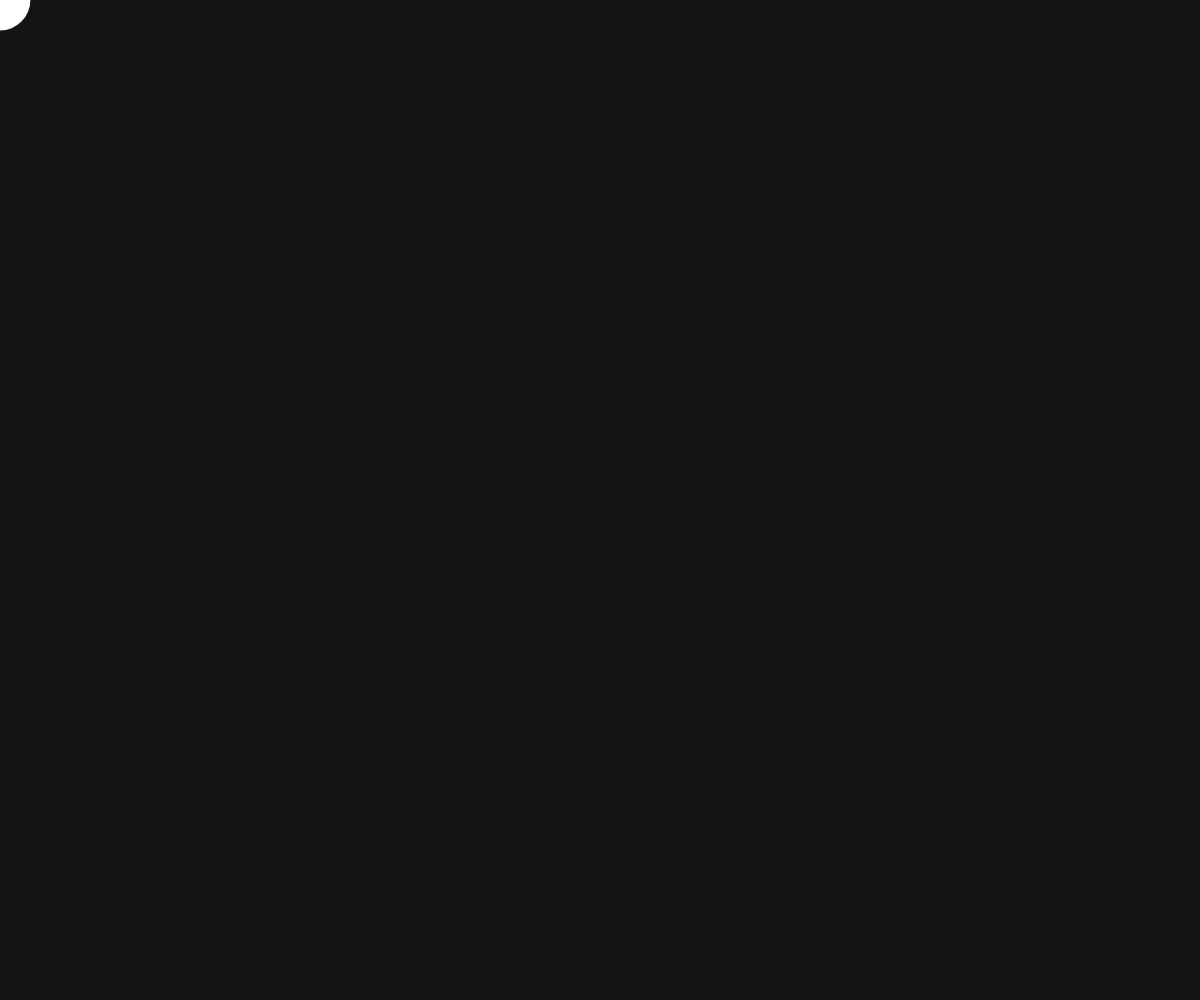
Frame 1 (no input)
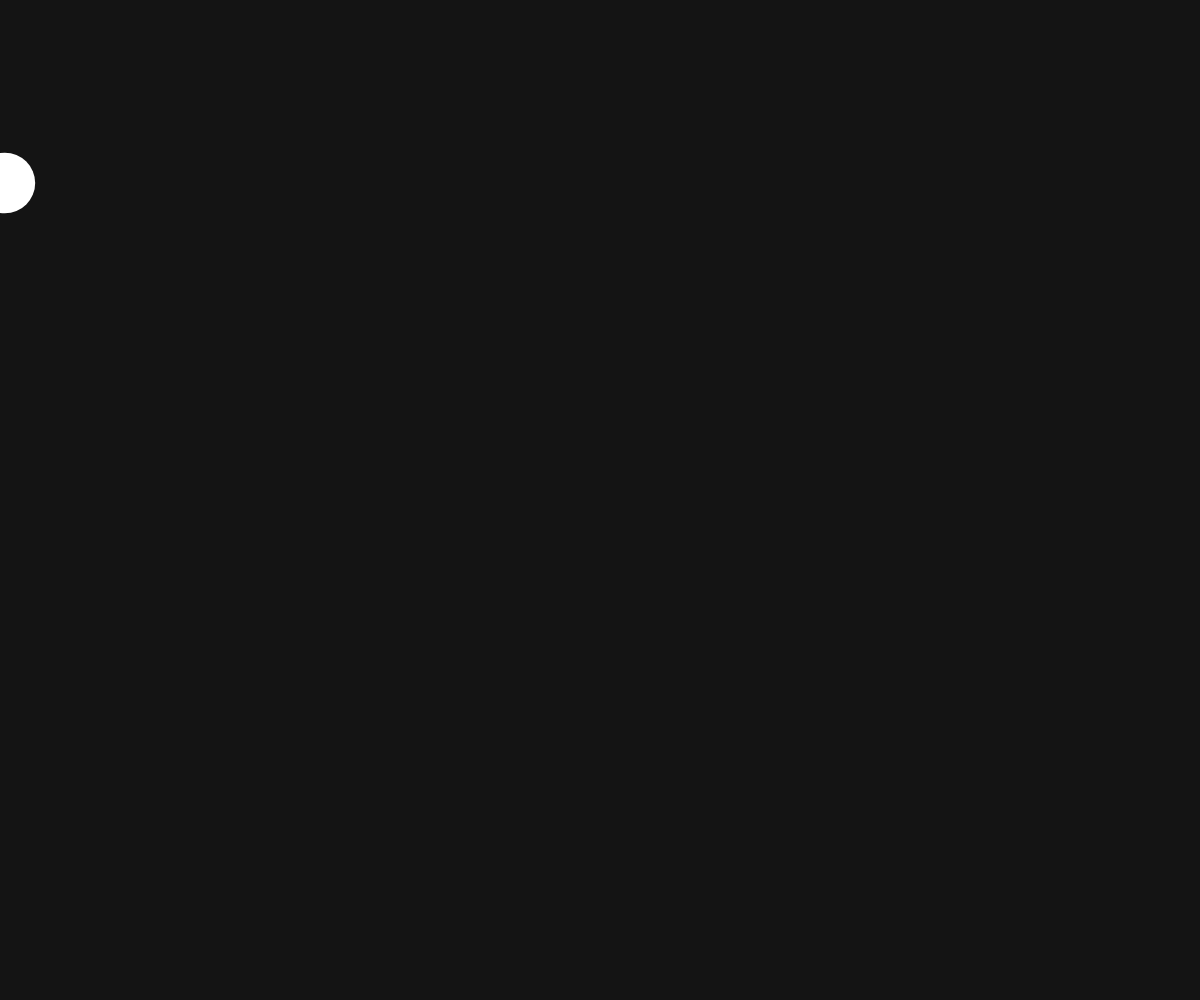
Frame 60 (no input)
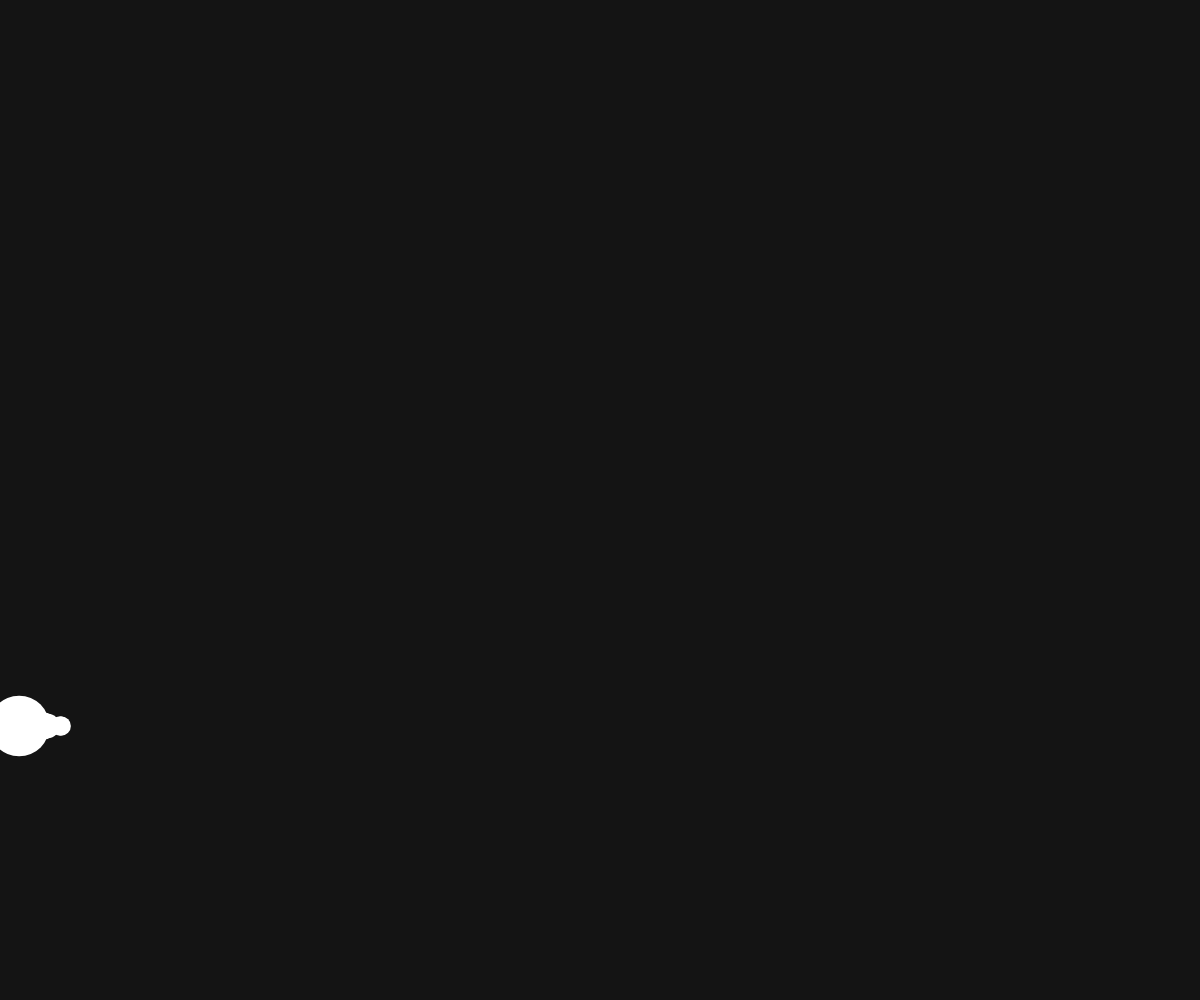
Frame 120 (the mouse pressed at the canvas centre since frame 60)

The p5.js sketch that drew these frames (run headless with seeded random() and noise() and a simulated clock; from frame 60 on, the mouse is pressed at the canvas centre):

// p5.js sketch
// ── sketch.js
let planets = [];

function setup(){
  createCanvas(windowWidth,windowHeight);
  for(var i = 0; i < 20; i++){
    planets.push(new Planet(random(1,4),0,0));
  }
}

function draw(){
  background(20);
  for(planet of planets){
    var wind = createVector(0.01,0);
    var gravity = createVector(0,0.1*planet.mass);
    planet.applyForce(wind);
    planet.applyForce(gravity);
    planet.update();
    planet.show();
    planet.checkEdges();
  }
}

// ── planet.js
function Planet(m,x,y) {
  this.mass = m;
  this.pos = createVector(x,y);
  this.velocity = createVector(0,0);
  this.acceleration = createVector(0,0);
  console.log(this.pos.x);
}

Planet.prototype.update = function() {
  this.velocity.add(this.acceleration);
  this.pos.add(this.velocity);
  this.acceleration.mult(0);
}

Planet.prototype.applyForce = function(force){
  var f = p5.Vector.div(force,this.mass);
  this.acceleration.add(f);
}

Planet.prototype.show = function(){
  stroke(255);
  strokeWeight(16*this.mass);
  point(this.pos.x,this.pos.y);
}

Planet.prototype.checkEdges = function(){
  if(this.pos.x > width){
    this.pos.x = width;
    this.velocity.x *= -1;
  }else if(this.pos.x < 0) {
    this.velocity.x *= -1;
    this.pos.x = 0;
  }
  if(this.pos.y > height){
    this.velocity.y *= -1;
    this.pos.y = height;
  }
}
